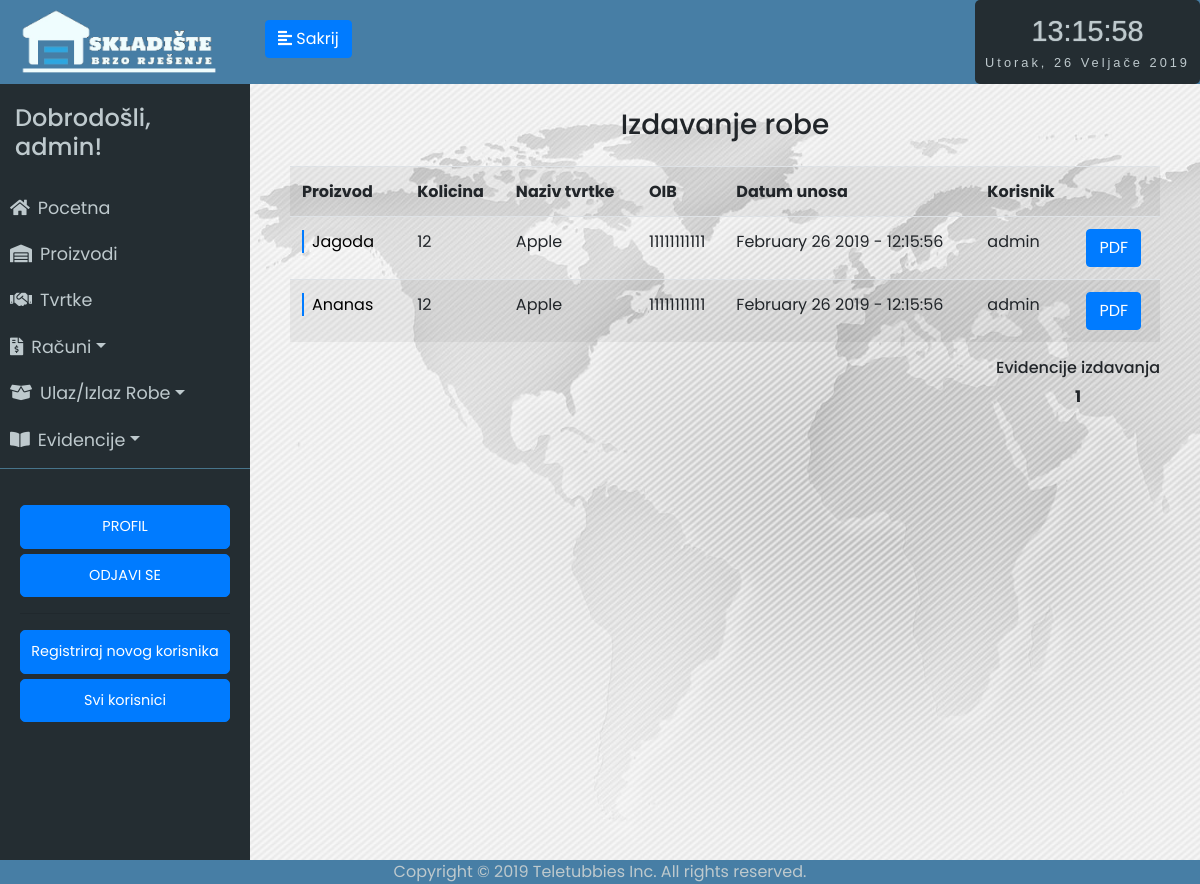
Screenshot of /evidencija_izdavanja/1 (signed in) with the database file from the repository.
### app/models.py (models this page shows, shortened)
class User(UserMixin, db.Model):
	id = db.Column(db.Integer, primary_key=True)
	username = db.Column(db.String(64), index=True, unique=True)
	email = db.Column(db.String(120), index=True, unique=True)
	password_hash = db.Column(db.String(128))
	last_seen = db.Column(db.DateTime, default=datetime.utcnow)
	evidencija = db.relationship('Evidencija', backref='user', lazy='dynamic')

class Evidencija(db.Model):
	id = db.Column(db.Integer, primary_key=True)
	proizvod_id = db.Column(db.Integer, db.ForeignKey('proizvod.id'))
	tvrtka_id = db.Column(db.Integer, db.ForeignKey('tvrtka.id'))
	promijenjena_kolicina = db.Column(db.Integer)
	trenutna_kolicina = db.Column(db.Integer)
	datum_unosa = db.Column(db.DateTime, default=datetime.utcnow)
	vrsta_unosa = db.Column(db.String(64))
	user_id = db.Column(db.Integer, db.ForeignKey('user.id'))
	receipt_id = db.Column(db.Integer, db.ForeignKey('receipt.id'))

class Proizvod(db.Model):
	__searchable__ = ['name']
	id = db.Column(db.Integer, primary_key=True)
	name = db.Column(db.String(64))
	kolicina = db.Column(db.Integer, default=0)
	zemlja_podrijetla = db.Column(db.String(64))
	opis_proizvoda = db.Column(db.String(300))
	datum_unosa = db.Column(db.DateTime, default=datetime.utcnow)
	evidencija = db.relationship('Evidencija', backref='proizvod', lazy='dynamic')
	bar_kod = db.Column(db.Integer)

class Tvrtka(db.Model):
	__searchable__ = ['name']
	id = db.Column(db.Integer, primary_key=True)
	name = db.Column(db.String(64))
	oib = db.Column(db.Integer, unique=True)
	adresa = db.Column(db.String(200))
	grad = db.Column(db.String(64))
	p_broj = db.Column(db.Integer)
	drzava = db.Column(db.String(64))
	evidencija = db.relationship('Evidencija', backref='tvrtka', lazy='dynamic')

### app/routes.py (the view)
@app.route('/evidencija_izdavanja/<int:page_num>')
@login_required
def evidencija_izdavanja(page_num):
	evidencija = Evidencija.query.filter_by(vrsta_unosa='izlaz').order_by(Evidencija.datum_unosa.desc()).paginate(per_page=7, page=page_num, error_out=True)
	return render_template('evidencija_izdavanja.html', title='Evidencija izdavanja', evidencija=evidencija)

### app/models.py (called while the page is built)
@login.user_loader
def load_user(id):
	return User.query.get(int(id))

### app/routes.py (called while the page is built)
@app.before_request
def before_request():
	if current_user.is_authenticated:
		current_user.last_seen = datetime.utcnow()
		db.session.commit()

### app/templates/evidencija_izdavanja.html (shortened to what this page needs)
{% extends "base.html" %}
{% block content %}
<div class="stanje-s">
    <h3 class="mb-4">Izdavanje robe</h3>
    <table class="table table-striped">
    	<tr>
            <th>Proizvod</th>
            <th>Kolicina</th>
            <th>Naziv tvrtke</th>
            <th>OIB</th>
            <th>Datum unosa</th>
            <th>Korisnik</th>
            <th></th>
        </tr>
        {% for e in evidencija.items %}
        <tr>
        	<td><a href="/proizvod/{{e.proizvod.name}}" class="dekoracija">{{ e.proizvod.name }}</a></td>
        	<td>{{ e.promijenjena_kolicina }}</td>
        	<td>{{ e.tvrtka.name }}</td>
        	<td>{{ e.tvrtka.oib }}</td>
        	<td>{{ e.datum_unosa.strftime('%B %d %Y - %H:%M:%S') }}</td>
            <td>{{ e.user.username }}</td>
            <td><button class="btn btn-primary"><a href="../evidencija/{{e.id}}">PDF</a></button></td>
        </tr>
        {% endfor %}
    </table>
    <div class="d-flex justify-content-between">
        <div>
            <h6>Evidencije izdavanja</h6>
            {% for page in evidencija.iter_pages(left_edge=3, right_edge=3, left_current=3, right_current=3) %}
                {% if page %}
                    {% if page != evidencija.page %}
                        <a href="{{ url_for('evidencija_izdavanja', page_num=page) }}">{{ page }}</a>
                    {% else %}
                        <strong>{{ page }}</strong>
                    {% endif %}
                {% else %}
                    <span class=ellipsis>…</span>
                {% endif %}
            {% endfor %}
        </div>
    </div>
</div>
{% endblock %}

### app/templates/base.html (shortened to what this page needs)
<html>
<head>
	<link rel="stylesheet" href="https://stackpath.bootstrapcdn.com/bootstrap/4.2.1/css/bootstrap.min.css" integrisha384-GJzZqFGwb1QTTN6wy59ffF1BuGJpLSa9DkKMp0DgiMDm4iYMj70gZWKYbI706tWS">
	<link href="../static/style.css" type="text/css" rel="stylesheet">
	<link rel="stylesheet" href="https://use.fontawesome.com/releases/v5.7.1/css/all.css">
</head>
<body onload="startTime()">
	<div class="wrapper">
	<nav id="sidebar">
		<div class="sidebar-header ">
			<img src="../static/logo5.png" style="width: 200px; height: auto;">
		</div>
		<ul class="list-unstyled components" id="navigation">
			<h4>Dobrodošli, {{ current_user.username }}!</h4>
			<li class="{% block index %}{% endblock %}">
				<a href="{{ url_for('index') }}"><i class="fas fa-home mr-2"></i>Pocetna</a>
			</li>
			<li class="{% block stanje_skladista %}{% endblock %}">
				<a href="{{ url_for('stanje_skladista1') }}"><i class="fas fa-warehouse mr-2"></i>Proizvodi</a>
			</li>
			<li class="{% block dobavljaci %}{% endblock %}">
				<a href="{{ url_for('tvrtke1') }}"><i class="fas fa-handshake mr-2"></i>Tvrtke</a>
			</li>
			<li>
				<a href="#pageSubmenu3" data-toggle="collapse" aria-expanded="false" class="dropdown-toggle"><i class="fas fa-file-invoice-dollar mr-2"></i>Računi</a>
			</li>
			<li>
				<a href="#pageSubmenu2" data-toggle="collapse" aria-expanded="false" class="dropdown-toggle"><i class="fas fa-box-open mr-2"></i>Ulaz/Izlaz Robe</a>
			</li>
			<li>
				<a href="#pageSubmenu" data-toggle="collapse" aria-expanded="false" class="dropdown-toggle"><i class="fas fa-book-open mr-2"></i>Evidencije</a>
			</li>
		</ul>
		<ul class="list-unstyled CTAs">
                <li>
                    <a href="{{ url_for('user', username=current_user.username) }}" class="btn btn-primary hover-plava">PROFIL</a>
                </li>
                <li>
                    <a href="{{ url_for('logout') }}" class="btn btn-primary hover-plava">ODJAVI SE</a>
                </li>
                {%  if current_user.username == "admin"%}
                <hr>
                    <li>
                        <a href="{{ url_for('register') }}" class="btn btn-primary hover-plava">Registriraj novog korisnika</a>
                    </li>
                    <li>
                        <a href="{{ url_for('svi_korisnici1') }}" class="btn btn-primary hover-plava">Svi korisnici</a>
                    </li>
                {% endif %}
            </ul>
	</nav>
		<div class="tijelo">
	        <div class="plava-pozadina">
	        	<div class="d-flex bd-highlight">
	  				<div class="bd-highlight">
		            	<button type="button" id="sidebarCollapse" class="btn btn-primary">
			                <i class="fas fa-align-left"></i>
			                <span class="sakrij-tipku"></span>
		            	</button>
		            </div>
	  				<div class="ml-auto bd-highlight">
	  					<div id="clockdate">
		  					<div class="clockdate-wrapper">
		    					<div id="clock"></div>
		    					<div id="date"></div>
		  					</div>
						</div>
					</div>
				</div>
	    	</div>
			<div class="plavo">
			{% block content %}
			{% endblock %}
			</div>
		</div>
<footer>Copyright © 2019 Teletubbies Inc. All rights reserved.</footer>
</body>
</html>

### app/static/style.css (style rules this page uses)
body { font-family: 'Poppins', sans-serif; background: #fafafa; }
h4 { padding: 15px; }
.wrapper { display: flex; width: 100%; align-items: stretch; }
a, a:hover, a:focus { color: inherit; text-decoration: none; transition: all 0.3s; }
#sidebar { min-width: 250px; max-width: 250px; min-height: 100vh; background: #242d32; color: #bec9cd; transition: all 0.3s; }
#sidebarCollapse { margin-top: 20px; margin-left: 15px; }
#sidebar .sidebar-header { padding: 7.5px 20px; background: #477ea5; color: #f0fdfe; }
#sidebar ul.components { padding: 5px 0; border-bottom: 1px solid #47748b; }
#sidebar ul li a { padding: 10px; font-size: 1.1em; display: block; }
ul.CTAs { padding: 20px; }
ul.CTAs a { text-align: center; font-size: 0.9em !important; display: block; border-radius: 5px; margin-bottom: 5px; }
.tijelo { display: inline-block; width: 100%; }
.plavo { display: inline-block; width: 100%; text-align: center; }
.plava-pozadina { background-color: #477ea5; display: inline-block; width: 100%; height: 84px; }
.stanje-s { padding-top: 3vh; padding-left: 5vh; padding-right: 5vh; background-image: url('map.jpg'); height: 100vh; }
.sakrij-tipku:before { content: 'Sakrij'; }
.clockdate-wrapper { background-color: #242d32; padding:10px; max-width:350px; width:100%; text-align:center; border-radius:5px; margin:0 auto; height: 84px; }
#clock { background-color:#242d32; font-family: sans-serif; font-size:1.8rem; text-shadow:0px 0px 1px #bec9cd; color:#bec9cd; }
#date { letter-spacing:3px; font-size:0.8rem; font-family:arial,sans-serif; color:#bec9cd; }
footer { position: fixed; left: 0; bottom: 0; width: 100%; background-color: #477ea5; color: #bec9cd; text-align: center; }
.dekoracija { background: linear-gradient( to right, var(--mainColor) 0%, var(--mainColor) 2px, transparent 2px ); background-repeat: repeat-x; background-size: 100%; color: #000; padding-left: 10px; text-decoration: none; padding: 0 10px; }
:root { --mainColor: #007bff; }

### rows the page displays
User: username "admin"
Evidencija: proizvod.name "Jagoda", promijenjena_kolicina "12", tvrtka.name "Apple", tvrtka.oib "11111111111", datum_unosa "February 26 2019 - 12:15:56", user.username "admin"
Evidencija: proizvod.name "Ananas", promijenjena_kolicina "12", tvrtka.name "Apple", tvrtka.oib "11111111111", datum_unosa "February 26 2019 - 12:15:56", user.username "admin"

### other values shown
{{ page }} "1"
